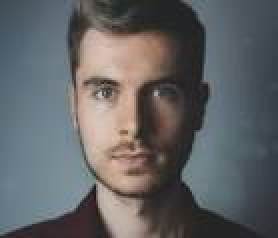
#> input picture test.jpg, 139 x 119 px, found by its file name (shown 2 times larger)
$ python Face_detection_pretrained_model.py
#> lines starting #> are read from the running program, lines starting #| are printed output that depends on the picture; after the words box and inside, x2 and y2 are one past the last pixel; in counts of white or black regions, pixels touching at a corner belong together
import cv2
import matplotlib.pyplot as plt
#%matplotlib inline

# extract pre-trained face detector
face_cascade = cv2.CascadeClassifier('D:\\Trainig Material\\Deep_Learning_Praticals\\Transfer_learning\\haar_cascade.xml')

# load color (BGR) image
img = cv2.imread("D:\\Trainig Material\\Deep_Learning_Praticals\\Transfer_learning\\Face_image\\test.jpg")
#> img is the input picture: shape (119, 139, 3); mean B, G, R 100.7, 99, 97.8
# convert BGR image to grayscale
gray = cv2.cvtColor(img, cv2.COLOR_BGR2GRAY)
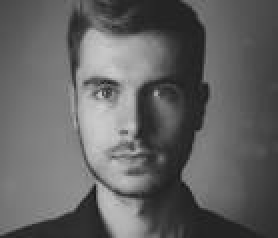
#> gray: shape (119, 139) (shown 2 times larger); min 21, max 206, mean 98.8

# find faces in image
faces = face_cascade.detectMultiScale(gray)
#> faces = [[29, 16, 77, 77]]

# print number of faces detected in the image
print('Number of faces detected:', len(faces))
#| Number of faces detected: 1

# get bounding box for each detected face
for (x,y,w,h) in faces:
    # add bounding box to color image
    cv2.rectangle(img,(x,y),(x+w,y+h),(255,0,0),2)
#> this loop made 1 pass
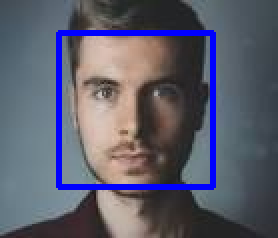
#> img: shape (119, 139, 3) (shown 2 times larger); 5.56% of pixels changed, all inside (x1, y1, x2, y2) = (28, 15, 108, 95)

# convert BGR image to RGB for plotting
cv_rgb = cv2.cvtColor(img, cv2.COLOR_BGR2RGB)

# display the image, along with bounding box
plt.imshow(cv_rgb)
plt.show()
